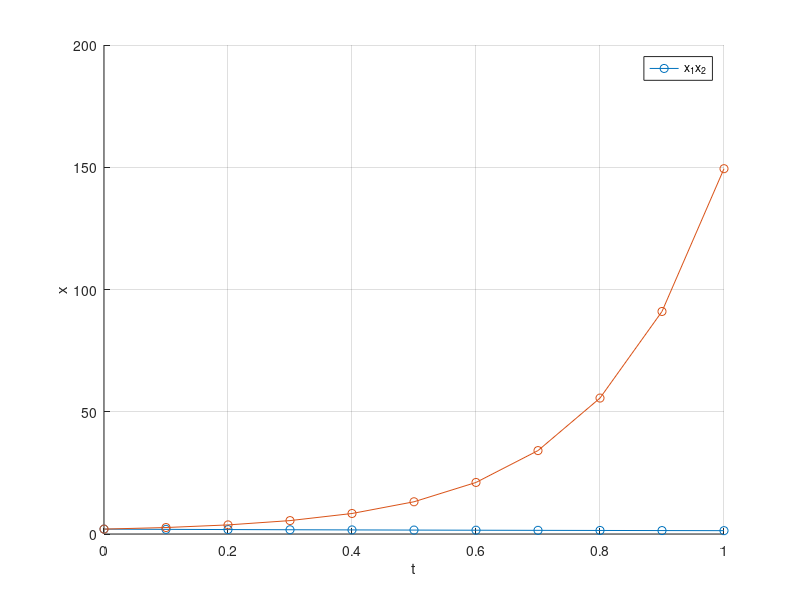

Write the MATLAB code that produced this figure.
clear all, close all, clc

A = [1 2; 4 3]
T = [-1 0.5; 1 1]
D = [-1 0; 0 5]

N = 10;
T = 1.0;
t = linspace(0, T, N+1);
x0 = [1; 1]
x = zeros(2, N+1)
for i = 1:N+1
    x(:, i) = T*exp(D*t(i))*inv(T)*x0;
end
x

hold on
plot(t,x(1,:), 'o-')
plot(t,x(2,:), 'o-')
legend(["x_1" "x_2"])
xlabel('t')
ylabel('x')
grid()
hold off
